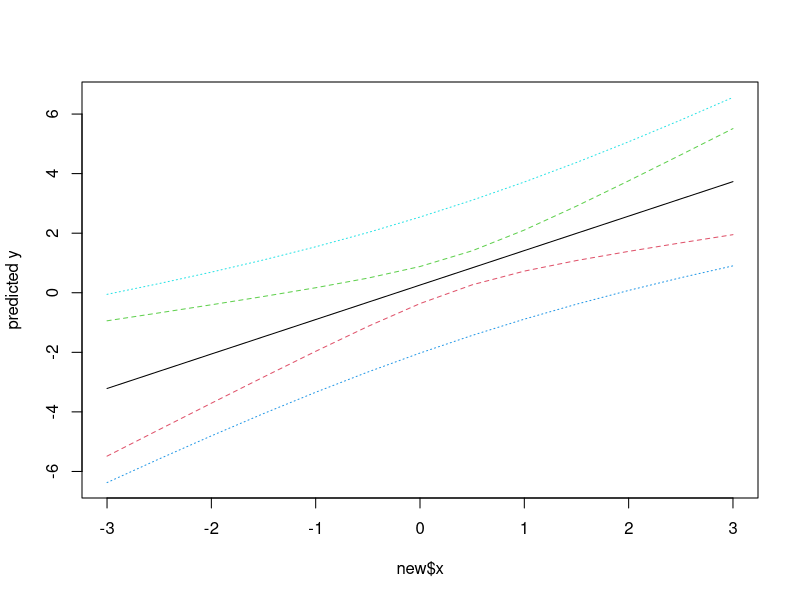

Source code (R):


require(graphics)

## Predictions
x <- rnorm(15)
y <- x + rnorm(15)
predict(lm(y ~ x))
new <- data.frame(x = seq(-3, 3, 0.5))
predict(lm(y ~ x), new, se.fit = TRUE)
pred.w.plim <- predict(lm(y ~ x), new, interval = "prediction")
pred.w.clim <- predict(lm(y ~ x), new, interval = "confidence")
matplot(new$x, cbind(pred.w.clim, pred.w.plim[,-1]),
        lty = c(1,2,2,3,3), type = "l", ylab = "predicted y")

## Prediction intervals, special cases
##  The first three of these throw warnings
w <- 1 + x^2
fit <- lm(y ~ x)
wfit <- lm(y ~ x, weights = w)
predict(fit, interval = "prediction")
predict(wfit, interval = "prediction")
predict(wfit, new, interval = "prediction")
predict(wfit, new, interval = "prediction", weights = (new$x)^2)
predict(wfit, new, interval = "prediction", weights = ~x^2)

##-- From  aov(.) example ---- predict(.. terms)
npk.aov <- aov(yield ~ block + N*P*K, npk)
(termL <- attr(terms(npk.aov), "term.labels"))
(pt <- predict(npk.aov, type = "terms"))
pt. <- predict(npk.aov, type = "terms", terms = termL[1:4])
stopifnot(all.equal(pt[,1:4], pt.,
                    tolerance = 1e-12, check.attributes = FALSE))
